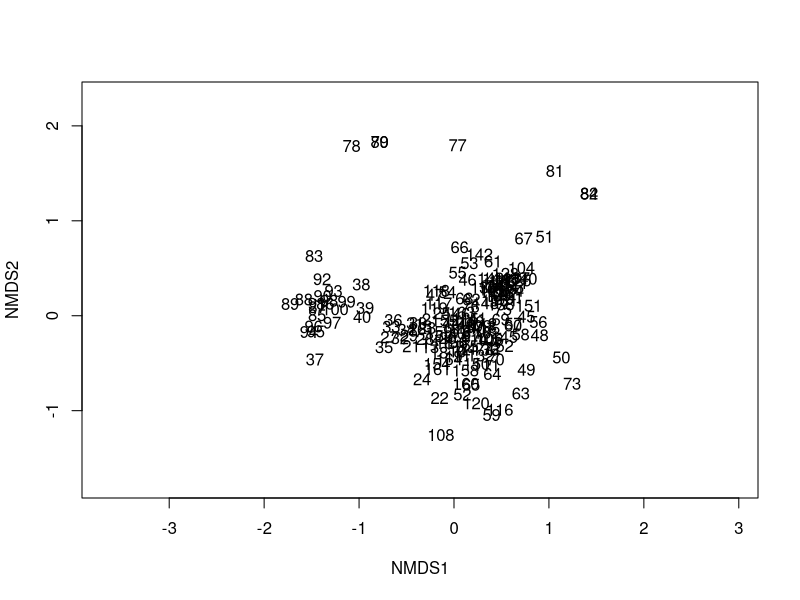

Source code (R): (Note: this script raises an error after producing the figure.)
setwd("~/Thesis")
library(vegan)
library(ape)
library(dplyr)

wwf =read.table(file = "WWF_Samples.txt",header =TRUE,sep = "\t",stringsAsFactors = FALSE)
data = read.table(file = "WWF_Peru_for_BenCalderhead.csv",sep = ",",stringsAsFactors = FALSE)
otutable<- t(data)[-seq(1,8),]
colnames(otutable) <- c("ID",t(data)[1,-1])

otudf <- as.data.frame(x=otutable,stringsAsFactors=FALSE)
#otudf$ID <- as.character(otudf$ID)
otudf[,-1]<- sapply(otudf[,-1], as.numeric)
wwfd <- as.data.frame(x=wwf)
otum<- merge(otudf,wwfd[c("ID","Area_group_name")],by.x = "ID",by.y ="ID")
# otu <- as.data.frame(x=data[-1,], row.names = data[-1,1])
exclude <-names(otum) %in% c("Area_group_name","ID")
otum[!exclude]  %>%
  metaMDS(trace = F) %>%
  ordiplot(type = "none") %>%
  text("sites") 
nrows(wwf)
#164
sum(wwf[,6]=="White")
#143
wwf[,2] =wwf[,2] -mean(wwf[,2])
wwf[,3] =wwf[,3] -mean(wwf[,3])
plot(wwf[,c(2,3)],col = wwf[,5])
legend(x="topleft",legend = levels(wwf[,5])[1:10],pch=1,col=seq(1,10))
legend(x="top",legend = levels(wwf[,5])[11:17],pch=1,col=seq(11,17))
identify(x=wwf[,2], y=wwf[,3], labels=wwf[,5]) # identify points 
